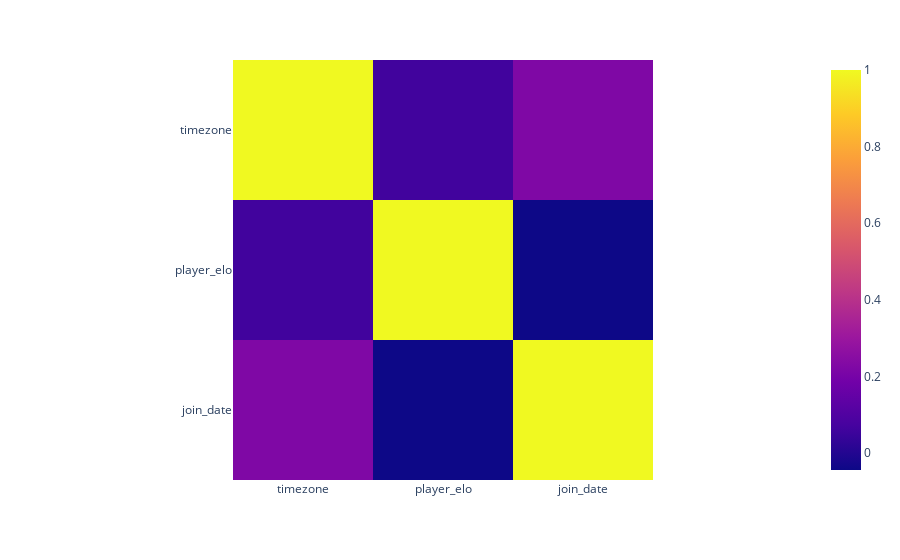

The cell this chart's notebook holds for it:
### Code cell
training_data = pd.read_csv("training_data.csv")
px.imshow(training_data[["timezone","player_elo","join_date"]].corr())

### Figure 1 — Plotly figure (JSON) as saved in the notebook; plotly's stock layout.template omitted (floating-point values rounded to 4 significant figures)
{"data": [{"coloraxis": "coloraxis", "hovertemplate": "x: %{x}<br>y: %{y}<br>color: %{z}<extra></extra>", "name": "0", "type": "heatmap", "x": ["timezone", "player_elo", "join_date"], "xaxis": "x", "y": ["timezone", "player_elo", "join_date"], "yaxis": "y", "z": [[1, 0.06275, 0.2243], [0.06275, 1, -0.04384], [0.2243, -0.04384, 1]]}], "layout": {"coloraxis": {"colorscale": [[0, "#0d0887"], [0.1111, "#46039f"], [0.2222, "#7201a8"], [0.3333, "#9c179e"], [0.4444, "#bd3786"], [0.5556, "#d8576b"], [0.6667, "#ed7953"], [0.7778, "#fb9f3a"], [0.8889, "#fdca26"], [1, "#f0f921"]]}, "margin": {"t": 60}, "xaxis": {"anchor": "y", "constrain": "domain", "domain": [0, 1], "scaleanchor": "y"}, "yaxis": {"anchor": "x", "autorange": "reversed", "constrain": "domain", "domain": [0, 1]}}}
